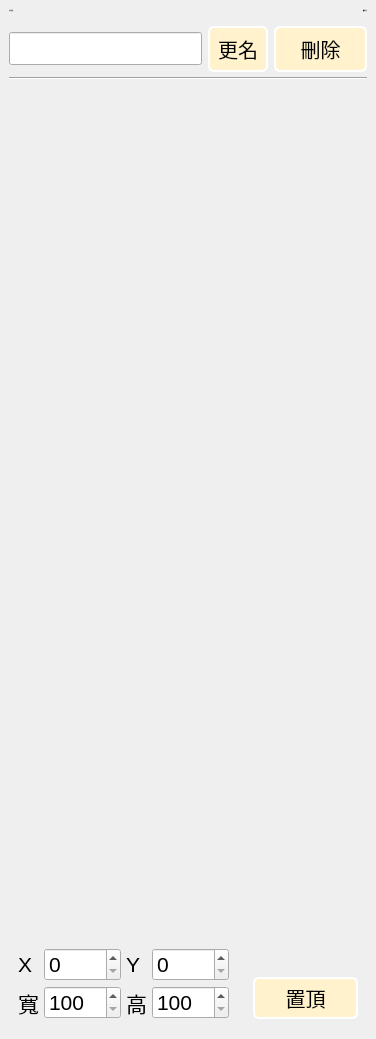
<?xml version="1.0" encoding="UTF-8"?>
<ui version="4.0">
 <class>LayerEditor</class>
 <widget class="QWidget" name="LayerEditor">
  <property name="geometry">
   <rect>
    <x>0</x>
    <y>0</y>
    <width>376</width>
    <height>1039</height>
   </rect>
  </property>
  <property name="minimumSize">
   <size>
    <width>200</width>
    <height>0</height>
   </size>
  </property>
  <property name="font">
   <font>
    <pointsize>20</pointsize>
   </font>
  </property>
  <property name="windowTitle">
   <string>Form</string>
  </property>
  <layout class="QGridLayout" name="gridLayout">
   <property name="leftMargin">
    <number>0</number>
   </property>
   <property name="topMargin">
    <number>0</number>
   </property>
   <property name="rightMargin">
    <number>0</number>
   </property>
   <property name="bottomMargin">
    <number>0</number>
   </property>
   <property name="spacing">
    <number>0</number>
   </property>
   <item row="0" column="0">
    <widget class="QWidget" name="wBg" native="true">
     <property name="sizePolicy">
      <sizepolicy hsizetype="Preferred" vsizetype="Preferred">
       <horstretch>0</horstretch>
       <verstretch>0</verstretch>
      </sizepolicy>
     </property>
     <property name="minimumSize">
      <size>
       <width>100</width>
       <height>100</height>
      </size>
     </property>
     <property name="maximumSize">
      <size>
       <width>16777215</width>
       <height>16777215</height>
      </size>
     </property>
     <property name="font">
      <font>
       <pointsize>16</pointsize>
      </font>
     </property>
     <property name="styleSheet">
      <string notr="true">QWidget#wBg{background-color: rgba(255, 255, 255, 0);}
QPushButton {
	background-color: rgb(255, 242, 204);

    border-style: solid;
    border-width: 2px;
    border-color: white;
    border-radius: 6px;

    font:  20px;
    min-width: 4em;
	min-height:1.3em;
    padding: 6px;
}
QPushButton:pressed {
 
	background-color: rgb(215,202, 164);

    border-style: outset;
    border-width: 2px;
}</string>
     </property>
     <layout class="QVBoxLayout" name="verticalLayout_2">
      <property name="spacing">
       <number>5</number>
      </property>
      <property name="leftMargin">
       <number>0</number>
      </property>
      <property name="topMargin">
       <number>0</number>
      </property>
      <property name="rightMargin">
       <number>0</number>
      </property>
      <property name="bottomMargin">
       <number>0</number>
      </property>
      <item>
       <widget class="QWidget" name="wTop" native="true">
        <property name="sizePolicy">
         <sizepolicy hsizetype="Preferred" vsizetype="Fixed">
          <horstretch>0</horstretch>
          <verstretch>0</verstretch>
         </sizepolicy>
        </property>
        <property name="minimumSize">
         <size>
          <width>0</width>
          <height>80</height>
         </size>
        </property>
        <property name="font">
         <font>
          <pointsize>20</pointsize>
         </font>
        </property>
        <layout class="QGridLayout" name="gridLayout_2">
         <property name="topMargin">
          <number>0</number>
         </property>
         <property name="bottomMargin">
          <number>0</number>
         </property>
         <property name="verticalSpacing">
          <number>5</number>
         </property>
         <item row="0" column="1">
          <spacer name="horizontalSpacer">
           <property name="orientation">
            <enum>Qt::Horizontal</enum>
           </property>
           <property name="sizeHint" stdset="0">
            <size>
             <width>40</width>
             <height>20</height>
            </size>
           </property>
          </spacer>
         </item>
         <item row="1" column="0" colspan="3">
          <widget class="QWidget" name="widget_4" native="true">
           <property name="minimumSize">
            <size>
             <width>0</width>
             <height>20</height>
            </size>
           </property>
           <property name="font">
            <font>
             <pointsize>16</pointsize>
            </font>
           </property>
           <layout class="QHBoxLayout" name="horizontalLayout_3">
            <property name="leftMargin">
             <number>0</number>
            </property>
            <property name="topMargin">
             <number>0</number>
            </property>
            <property name="rightMargin">
             <number>0</number>
            </property>
            <property name="bottomMargin">
             <number>0</number>
            </property>
            <item>
             <widget class="QLineEdit" name="txtName">
              <property name="sizePolicy">
               <sizepolicy hsizetype="Preferred" vsizetype="Fixed">
                <horstretch>0</horstretch>
                <verstretch>0</verstretch>
               </sizepolicy>
              </property>
              <property name="font">
               <font>
                <pointsize>16</pointsize>
               </font>
              </property>
             </widget>
            </item>
            <item>
             <widget class="QPushButton" name="btnRename">
              <property name="sizePolicy">
               <sizepolicy hsizetype="Maximum" vsizetype="Fixed">
                <horstretch>0</horstretch>
                <verstretch>0</verstretch>
               </sizepolicy>
              </property>
              <property name="maximumSize">
               <size>
                <width>60</width>
                <height>16777215</height>
               </size>
              </property>
              <property name="font">
               <font>
                <pointsize>-1</pointsize>
                <weight>50</weight>
                <italic>false</italic>
                <bold>false</bold>
               </font>
              </property>
              <property name="text">
               <string>更名</string>
              </property>
             </widget>
            </item>
            <item>
             <widget class="QPushButton" name="btnDelete">
              <property name="font">
               <font>
                <pointsize>-1</pointsize>
                <weight>50</weight>
                <italic>false</italic>
                <bold>false</bold>
               </font>
              </property>
              <property name="text">
               <string>刪除</string>
              </property>
             </widget>
            </item>
           </layout>
          </widget>
         </item>
         <item row="0" column="0">
          <widget class="QLabel" name="label_7">
           <property name="font">
            <font>
             <family>Agency FB</family>
             <pointsize>-1</pointsize>
             <weight>50</weight>
             <italic>false</italic>
             <bold>false</bold>
            </font>
           </property>
           <property name="styleSheet">
            <string notr="true">font: 16px &quot;Agency FB&quot;;</string>
           </property>
           <property name="text">
            <string>元件名稱</string>
           </property>
          </widget>
         </item>
         <item row="0" column="2">
          <widget class="QLabel" name="label_5">
           <property name="font">
            <font>
             <family>Agency FB</family>
             <pointsize>-1</pointsize>
             <weight>50</weight>
             <italic>false</italic>
             <bold>false</bold>
            </font>
           </property>
           <property name="styleSheet">
            <string notr="true">font: 16px &quot;Agency FB&quot;;
min-height: 1.2em</string>
           </property>
           <property name="text">
            <string>刪除元件</string>
           </property>
          </widget>
         </item>
         <item row="2" column="0" colspan="3">
          <widget class="Line" name="line">
           <property name="orientation">
            <enum>Qt::Horizontal</enum>
           </property>
          </widget>
         </item>
        </layout>
       </widget>
      </item>
      <item>
       <widget class="QStackedWidget" name="stackType">
        <property name="sizePolicy">
         <sizepolicy hsizetype="Preferred" vsizetype="Minimum">
          <horstretch>0</horstretch>
          <verstretch>0</verstretch>
         </sizepolicy>
        </property>
        <property name="font">
         <font>
          <pointsize>16</pointsize>
         </font>
        </property>
        <property name="currentIndex">
         <number>7</number>
        </property>
        <widget class="EditLabel" name="pageText">
         <property name="font">
          <font>
           <pointsize>16</pointsize>
          </font>
         </property>
         <layout class="QGridLayout" name="gridLayout_3">
          <property name="leftMargin">
           <number>0</number>
          </property>
          <property name="topMargin">
           <number>0</number>
          </property>
          <property name="rightMargin">
           <number>0</number>
          </property>
          <property name="bottomMargin">
           <number>0</number>
          </property>
         </layout>
        </widget>
        <widget class="EditPic" name="pagePic">
         <layout class="QGridLayout" name="gridLayout_7"/>
        </widget>
        <widget class="EditVideo" name="pageVideo">
         <layout class="QGridLayout" name="gridLayout_9"/>
        </widget>
        <widget class="QWidget" name="pageUrl">
         <layout class="QGridLayout" name="gridLayout_4">
          <item row="1" column="0">
           <widget class="QLineEdit" name="txUrl">
            <property name="text">
             <string>www.google.com</string>
            </property>
           </widget>
          </item>
          <item row="2" column="0">
           <spacer name="verticalSpacer">
            <property name="orientation">
             <enum>Qt::Vertical</enum>
            </property>
            <property name="sizeHint" stdset="0">
             <size>
              <width>20</width>
              <height>40</height>
             </size>
            </property>
           </spacer>
          </item>
          <item row="0" column="0">
           <spacer name="verticalSpacer_2">
            <property name="orientation">
             <enum>Qt::Vertical</enum>
            </property>
            <property name="sizeType">
             <enum>QSizePolicy::Fixed</enum>
            </property>
            <property name="sizeHint" stdset="0">
             <size>
              <width>20</width>
              <height>10</height>
             </size>
            </property>
           </spacer>
          </item>
         </layout>
        </widget>
        <widget class="EditDateTime" name="pageDate"/>
        <widget class="EditMar" name="pageMar"/>
        <widget class="QWidget" name="pageQr">
         <layout class="QGridLayout" name="gridLayout_11">
          <item row="0" column="0">
           <widget class="QLineEdit" name="txQr">
            <property name="minimumSize">
             <size>
              <width>0</width>
              <height>30</height>
             </size>
            </property>
            <property name="font">
             <font>
              <pointsize>14</pointsize>
             </font>
            </property>
            <property name="styleSheet">
             <string notr="true"/>
            </property>
           </widget>
          </item>
          <item row="1" column="0">
           <spacer name="verticalSpacer_5">
            <property name="orientation">
             <enum>Qt::Vertical</enum>
            </property>
            <property name="sizeHint" stdset="0">
             <size>
              <width>20</width>
              <height>519</height>
             </size>
            </property>
           </spacer>
          </item>
         </layout>
        </widget>
        <widget class="EditGrid" name="pageGrid"/>
        <widget class="EditTxObj" name="pageTxValue">
         <layout class="QGridLayout" name="gridLayout_12">
          <property name="topMargin">
           <number>0</number>
          </property>
          <property name="bottomMargin">
           <number>0</number>
          </property>
          <property name="horizontalSpacing">
           <number>0</number>
          </property>
         </layout>
        </widget>
       </widget>
      </item>
      <item>
       <widget class="QWidget" name="wBottom" native="true">
        <property name="sizePolicy">
         <sizepolicy hsizetype="Preferred" vsizetype="Fixed">
          <horstretch>0</horstretch>
          <verstretch>0</verstretch>
         </sizepolicy>
        </property>
        <property name="minimumSize">
         <size>
          <width>100</width>
          <height>80</height>
         </size>
        </property>
        <property name="maximumSize">
         <size>
          <width>16777215</width>
          <height>100</height>
         </size>
        </property>
        <layout class="QHBoxLayout" name="horizontalLayout_6">
         <property name="topMargin">
          <number>0</number>
         </property>
         <property name="bottomMargin">
          <number>11</number>
         </property>
         <item>
          <widget class="QWidget" name="widget_14" native="true">
           <property name="sizePolicy">
            <sizepolicy hsizetype="Preferred" vsizetype="Fixed">
             <horstretch>0</horstretch>
             <verstretch>0</verstretch>
            </sizepolicy>
           </property>
           <layout class="QGridLayout" name="gridLayout_15">
            <property name="topMargin">
             <number>0</number>
            </property>
            <property name="bottomMargin">
             <number>0</number>
            </property>
            <property name="spacing">
             <number>5</number>
            </property>
            <item row="0" column="3">
             <widget class="QSpinBox" name="sbY">
              <property name="sizePolicy">
               <sizepolicy hsizetype="Maximum" vsizetype="Fixed">
                <horstretch>0</horstretch>
                <verstretch>0</verstretch>
               </sizepolicy>
              </property>
              <property name="font">
               <font>
                <pointsize>16</pointsize>
               </font>
              </property>
              <property name="minimum">
               <number>0</number>
              </property>
              <property name="maximum">
               <number>1920</number>
              </property>
              <property name="value">
               <number>0</number>
              </property>
             </widget>
            </item>
            <item row="1" column="3">
             <widget class="QSpinBox" name="sbH">
              <property name="font">
               <font>
                <pointsize>16</pointsize>
               </font>
              </property>
              <property name="minimum">
               <number>100</number>
              </property>
              <property name="maximum">
               <number>1920</number>
              </property>
             </widget>
            </item>
            <item row="0" column="2">
             <widget class="QLabel" name="label_2">
              <property name="sizePolicy">
               <sizepolicy hsizetype="Maximum" vsizetype="Preferred">
                <horstretch>0</horstretch>
                <verstretch>0</verstretch>
               </sizepolicy>
              </property>
              <property name="font">
               <font>
                <pointsize>16</pointsize>
               </font>
              </property>
              <property name="text">
               <string>Y</string>
              </property>
             </widget>
            </item>
            <item row="0" column="1">
             <widget class="QSpinBox" name="sbX">
              <property name="sizePolicy">
               <sizepolicy hsizetype="Maximum" vsizetype="Fixed">
                <horstretch>0</horstretch>
                <verstretch>0</verstretch>
               </sizepolicy>
              </property>
              <property name="font">
               <font>
                <pointsize>16</pointsize>
               </font>
              </property>
              <property name="maximum">
               <number>1080</number>
              </property>
             </widget>
            </item>
            <item row="1" column="1">
             <widget class="QSpinBox" name="sbW">
              <property name="font">
               <font>
                <pointsize>16</pointsize>
               </font>
              </property>
              <property name="minimum">
               <number>100</number>
              </property>
              <property name="maximum">
               <number>1080</number>
              </property>
             </widget>
            </item>
            <item row="1" column="2">
             <widget class="QLabel" name="label_4">
              <property name="font">
               <font>
                <pointsize>16</pointsize>
               </font>
              </property>
              <property name="text">
               <string>高</string>
              </property>
             </widget>
            </item>
            <item row="0" column="0">
             <widget class="QLabel" name="label">
              <property name="sizePolicy">
               <sizepolicy hsizetype="Maximum" vsizetype="Preferred">
                <horstretch>0</horstretch>
                <verstretch>0</verstretch>
               </sizepolicy>
              </property>
              <property name="font">
               <font>
                <pointsize>16</pointsize>
               </font>
              </property>
              <property name="text">
               <string>X</string>
              </property>
             </widget>
            </item>
            <item row="1" column="0">
             <widget class="QLabel" name="label_3">
              <property name="font">
               <font>
                <pointsize>16</pointsize>
               </font>
              </property>
              <property name="text">
               <string>寬</string>
              </property>
             </widget>
            </item>
           </layout>
          </widget>
         </item>
         <item>
          <widget class="QWidget" name="widget_13" native="true">
           <property name="sizePolicy">
            <sizepolicy hsizetype="Preferred" vsizetype="Fixed">
             <horstretch>0</horstretch>
             <verstretch>0</verstretch>
            </sizepolicy>
           </property>
           <layout class="QGridLayout" name="gridLayout_16">
            <item row="1" column="0">
             <widget class="QPushButton" name="btnToTop">
              <property name="minimumSize">
               <size>
                <width>96</width>
                <height>42</height>
               </size>
              </property>
              <property name="font">
               <font>
                <pointsize>-1</pointsize>
                <weight>50</weight>
                <italic>false</italic>
                <bold>false</bold>
               </font>
              </property>
              <property name="text">
               <string>置頂</string>
              </property>
             </widget>
            </item>
            <item row="0" column="0">
             <spacer name="verticalSpacer_3">
              <property name="orientation">
               <enum>Qt::Vertical</enum>
              </property>
              <property name="sizeHint" stdset="0">
               <size>
                <width>20</width>
                <height>40</height>
               </size>
              </property>
             </spacer>
            </item>
           </layout>
          </widget>
         </item>
        </layout>
       </widget>
      </item>
     </layout>
    </widget>
   </item>
  </layout>
 </widget>
 <customwidgets>
  <customwidget>
   <class>EditLabel</class>
   <extends>QWidget</extends>
   <header>EditLabel.h</header>
   <container>1</container>
  </customwidget>
  <customwidget>
   <class>EditTxObj</class>
   <extends>QWidget</extends>
   <header>EditTxObj.h</header>
   <container>1</container>
  </customwidget>
  <customwidget>
   <class>EditMar</class>
   <extends>QWidget</extends>
   <header>EditMar.h</header>
   <container>1</container>
  </customwidget>
  <customwidget>
   <class>EditPic</class>
   <extends>QWidget</extends>
   <header>EditPic.h</header>
   <container>1</container>
  </customwidget>
  <customwidget>
   <class>EditVideo</class>
   <extends>QWidget</extends>
   <header>EditVideo.h</header>
   <container>1</container>
  </customwidget>
  <customwidget>
   <class>EditDateTime</class>
   <extends>QWidget</extends>
   <header>EditDateTime.h</header>
   <container>1</container>
  </customwidget>
  <customwidget>
   <class>EditGrid</class>
   <extends>QWidget</extends>
   <header>EditGrid.h</header>
   <container>1</container>
  </customwidget>
 </customwidgets>
 <resources/>
 <connections/>
</ui>
